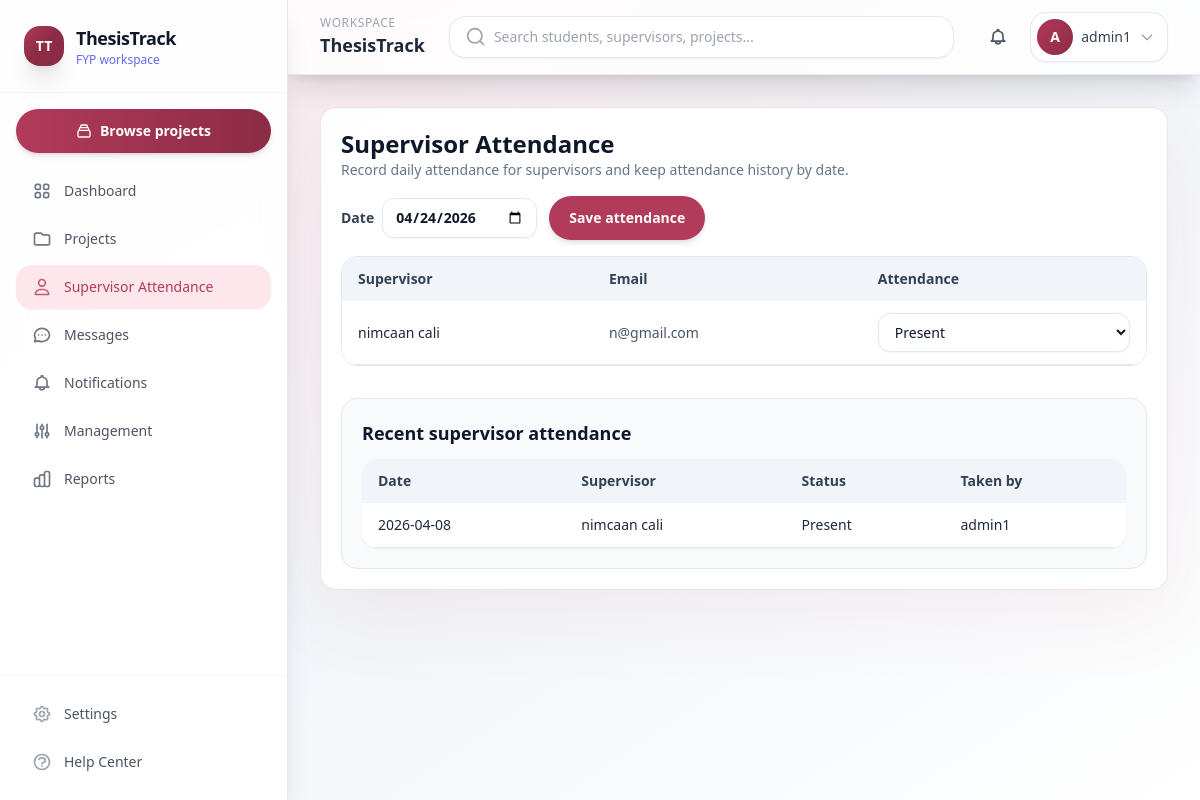
The app's page /projects/admin/attendance/ (signed in) with its own data.
### users/models.py (models this page shows, shortened)
class User(AbstractUser):
    class Role(models.TextChoices):
        ADMIN = "ADMIN", "Admin"
        SUPERVISOR = "SUPERVISOR", "Supervisor"
        STUDENT = "STUDENT", "Student"
    role = models.CharField(
        max_length=20,
        choices=Role.choices,
        default=Role.STUDENT,
    )

### projects/models.py (models this page shows, shortened)
class Attendance(models.Model):
    class Status(models.TextChoices):
        PRESENT = "PRESENT", "Present"
        ABSENT = "ABSENT", "Absent"
    user = models.ForeignKey(
        settings.AUTH_USER_MODEL,
        null=True,
        blank=True,
        on_delete=models.CASCADE,
        related_name="attendances",
    )
    group_member = models.ForeignKey(
        "GroupMember",
        null=True,
        blank=True,
        on_delete=models.CASCADE,
        related_name="attendances",
    )
    taken_by = models.ForeignKey(
        settings.AUTH_USER_MODEL,
        on_delete=models.CASCADE,
        related_name="attendance_records",
    )
    date = models.DateField()
    status = models.CharField(
        max_length=20,
        choices=Status.choices,
        default=Status.PRESENT,
    )
    created_at = models.DateTimeField(auto_now_add=True)
    updated_at = models.DateTimeField(auto_now=True)
    class Meta:
        unique_together = [("user", "date"), ("group_member", "date")]
        ordering = ["-date"]

### projects/views.py (the view, shortened to what this page needs)
# urls.py: path("admin/attendance/", AdminSupervisorAttendanceView.as_view(), name="admin-attendance"),
class AdminSupervisorAttendanceView(AdminRequiredMixin, TemplateView):
    template_name = "projects/admin_attendance.html"
    def _get_date(self):
        date_value = self.request.POST.get("date") or self.request.GET.get("date")
        if not date_value:
            return date.today()
        try:
            return date.fromisoformat(date_value)
        except ValueError:
            return date.today()
    def _attendance_by_user(self, attendance_date, users):
        attendances = Attendance.objects.filter(date=attendance_date, user__in=users).select_related("user")
        return {attendance.user_id: attendance for attendance in attendances}
    def get_context_data(self, **kwargs):
        context = super().get_context_data(**kwargs)
        attendance_date = self._get_date()
        supervisors = User.objects.filter(role=User.Role.SUPERVISOR).order_by("username")
        attendance_by_user = self._attendance_by_user(attendance_date, supervisors)
        context["attendance_date"] = attendance_date
        context["attendance_rows"] = [
            {"supervisor": supervisor, "attendance": attendance_by_user.get(supervisor.id)}
            for supervisor in supervisors
        ]
        context["recent_attendances"] = Attendance.objects.filter(
            user__role=User.Role.SUPERVISOR
        ).select_related("user", "taken_by").order_by("-date", "user__username")[:20]
        return context

### users/context_processors.py (called while the page is built)
def unread_notification_count(request):
    user = getattr(request, "user", None)
    if not user or not user.is_authenticated:
        return {"unread_notification_count": 0}
    from projects.models import Notification
    return {
        "unread_notification_count": Notification.objects.filter(user=user, is_read=False).count()
        if user.role in {User.Role.ADMIN, User.Role.SUPERVISOR, User.Role.STUDENT}
        else 0
    }

def unread_notification_preview(request):
    user = getattr(request, "user", None)
    if not user or not user.is_authenticated:
        return {"unread_notifications_nav": []}
    unread_qs = Notification.objects.filter(user=user, is_read=False).order_by("-created_at")[:5]
    return {"unread_notifications_nav": unread_qs}

### users/mixins.py (called while the page is built)
    def test_func(self):
        return self.request.user.role in self.allowed_roles or self.request.user.is_superuser

### templates/projects/admin_attendance.html (shortened to what this page needs)
{% extends "base.html" %}
{% block content %}
<div class="rounded-2xl bg-white/95 p-5 soft-card">
    <div class="mb-4 flex flex-col gap-2 sm:flex-row sm:items-end sm:justify-between">
        <div>
            <h2 class="text-2xl font-bold text-slate-900">Supervisor Attendance</h2>
            <p class="text-sm text-slate-500">Record daily attendance for supervisors and keep attendance history by date.</p>
        </div>
    </div>
    <form method="post">
        <div class="mb-4 flex flex-col gap-3 sm:flex-row sm:items-center">
            <label class="flex items-center gap-2 text-sm font-semibold text-slate-700">
                <span>Date</span>
                <input type="date" name="date" value="{{ attendance_date|date:'Y-m-d' }}" class="rounded-xl border border-slate-200 bg-white px-3 py-2 text-sm text-slate-900 shadow-sm focus:border-indigo-500 focus:outline-none focus:ring-2 focus:ring-indigo-100" />
            </label>
            <button type="submit" class="inline-flex items-center justify-center rounded-full bg-indigo-600 px-5 py-3 text-sm font-semibold text-white shadow-md transition hover:bg-indigo-700">
                Save attendance
            </button>
        </div>
        <div class="overflow-x-auto rounded-2xl border border-slate-200">
            <table class="min-w-full text-sm">
                <thead class="bg-slate-100 text-slate-700">
                    <tr>
                        <th class="px-4 py-3 text-left">Supervisor</th>
                        <th class="px-4 py-3 text-left">Email</th>
                        <th class="px-4 py-3 text-left">Attendance</th>
                    </tr>
                </thead>
                <tbody>
                    {% for row in attendance_rows %}
                        <tr class="border-b odd:bg-white even:bg-slate-50 hover:bg-indigo-50">
                            <td class="px-4 py-3 font-medium">{{ row.supervisor.get_full_name|default:row.supervisor.username }}</td>
                            <td class="px-4 py-3 text-slate-600">{{ row.supervisor.email|default:'-' }}</td>
                            <td class="px-4 py-3">
                                <select name="status_{{ row.supervisor.id }}" class="w-full rounded-xl border border-slate-200 bg-white px-3 py-2 text-sm text-slate-900 shadow-sm focus:border-indigo-500 focus:outline-none focus:ring-2 focus:ring-indigo-100">
                                    <option value="PRESENT" {% if row.attendance and row.attendance.status == 'PRESENT' %}selected{% endif %}>Present</option>
                                </select>
                            </td>
                        </tr>
                    {% empty %}
                        <tr><td colspan="3" class="px-4 py-8 text-center text-slate-500">No supervisors found yet.</td></tr>
                    {% endfor %}
                </tbody>
            </table>
        </div>
    </form>
    <div class="mt-8 rounded-2xl border border-slate-200 bg-slate-50 p-5">
        <h3 class="text-lg font-semibold text-slate-900 mb-3">Recent supervisor attendance</h3>
        <div class="overflow-x-auto rounded-2xl bg-white shadow-sm">
            <table class="min-w-full text-sm">
                <thead class="bg-slate-100 text-slate-700">
                    <tr>
                        <th class="px-4 py-3 text-left">Date</th>
                        <th class="px-4 py-3 text-left">Supervisor</th>
                        <th class="px-4 py-3 text-left">Status</th>
                        <th class="px-4 py-3 text-left">Taken by</th>
                    </tr>
                </thead>
                <tbody>
                    {% for attendance in recent_attendances %}
                        <tr class="border-b odd:bg-white even:bg-slate-50 hover:bg-indigo-50">
                            <td class="px-4 py-3">{{ attendance.date|date:'Y-m-d' }}</td>
                            <td class="px-4 py-3">{{ attendance.user.get_full_name|default:attendance.user.username }}</td>
                            <td class="px-4 py-3">{{ attendance.get_status_display }}</td>
                            <td class="px-4 py-3">{{ attendance.taken_by.get_full_name|default:attendance.taken_by.username }}</td>
                        </tr>
                    {% empty %}
                        <tr><td colspan="4" class="px-4 py-8 text-center text-slate-500">No attendance records found yet.</td></tr>
                    {% endfor %}
                </tbody>
            </table>
        </div>
    </div>
</div>
{% endblock %}

### templates/partials/navbar.html (shortened to what this page needs)
<header class="sticky top-0 z-30 border-b border-gray-200/80 bg-white/80 shadow-xl backdrop-blur-md">
    <div class="flex flex-col gap-3 px-4 py-3 sm:flex-row sm:items-center sm:justify-between sm:gap-4 lg:px-8">
        <div class="flex items-center gap-3">
            <div class="hidden sm:block">
                <p class="text-xs font-medium uppercase tracking-wider text-gray-400">Workspace</p>
                <h1 class="text-lg font-semibold text-gray-800">ThesisTrack</h1>
            </div>
        </div>
        <div class="w-full flex-1 sm:max-w-xl sm:px-2 lg:max-w-2xl">
            <div
                id="navbarSearchRoot"
                data-search-url="{% url 'projects:search' %}"
                data-search-ajax-url="{% url 'projects:search-ajax' %}"
                class="w-full"
            >
                <form method="get" action="{% url 'projects:search' %}" class="w-full">
                    <div class="relative">
                        <div class="flex items-center gap-2 rounded-2xl border border-gray-200 bg-white px-4 py-2.5 shadow-sm transition-all duration-200 focus-within:border-indigo-300 focus-within:ring-2 focus-within:ring-indigo-500/20">
                            <svg class="h-5 w-5 shrink-0 text-gray-400" fill="none" stroke="currentColor" viewBox="0 0 24 24">
                                <path stroke-linecap="round" stroke-linejoin="round" stroke-width="2" d="M21 21l-4.35-4.35m0 0A7.5 7.5 0 104.5 4.5a7.5 7.5 0 0012.15 12.15z"></path>
                            </svg>
                            <input
                                id="navbarSearchInput"
                                type="text"
                                name="q"
                                placeholder="Search students, supervisors, projects..."
                                autocomplete="off"
                                spellcheck="false"
                                class="w-full bg-transparent text-sm text-gray-600 outline-none placeholder:text-gray-400"
                                value="{{ request.GET.q|default_if_none:'' }}"
                            />
                        </div>
                    </div>
                </form>
            </div>
        </div>
        <div class="flex items-center justify-end gap-2 sm:gap-3">
            <div class="relative">
                <button
                    id="notifToggle"
                    type="button"
                    aria-haspopup="menu"
                    aria-expanded="false"
                    aria-controls="notifMenu"
                    class="relative rounded-2xl p-2.5 text-gray-600 transition-all duration-200 hover:bg-gray-100 hover:shadow-md"
                    onclick="toggleNotificationsMenu()"
                >
                </button>
            </div>
            <div class="relative">
                <button
                    type="button"
                    id="userMenuToggle"
                    onclick="toggleUserMenu()"
                    class="flex items-center gap-2 rounded-2xl border border-gray-200 bg-white py-1.5 pl-1.5 pr-3 shadow-sm transition-all duration-200 hover:border-indigo-200 hover:shadow-md"
                    aria-expanded="false"
                    aria-controls="userMenu"
                >
                    <span class="flex h-9 w-9 items-center justify-center rounded-full bg-gradient-to-br from-indigo-500 to-purple-600 text-sm font-bold text-white shadow-inner">
                        {{ user.username|slice:":1"|upper }}
                    </span>
                    <span class="hidden max-w-[7rem] truncate text-left text-sm font-medium text-gray-700 sm:block">{{ user.username }}</span>
                    <svg class="hidden h-4 w-4 text-gray-400 sm:block" fill="none" stroke="currentColor" viewBox="0 0 24 24"><path stroke-linecap="round" stroke-linejoin="round" stroke-width="2" d="M19 9l-7 7-7-7"/></svg>
                </button>
            </div>
        </div>
    </div>
</header>

### templates/base.html (style rules this page uses)
:root { --brand-50: #fde7ec; --brand-100: #f9d0da; --brand-200: #f4b0c3; --brand-300: #ee89a6; --brand-400: #e85f8b; --brand-500: #B23A5B; --brand-600: #8c2b45; --brand-700: #6d2138; --brand-800: #4c1628; --brand-900: #33101d; }
body { background: linear-gradient(135deg, var(--brand-50) 0%, #ffffff 45%, var(--brand-50) 100%); }
.soft-card { background: rgba(255, 255, 255, 0.95); border: 1px solid rgba(178, 58, 91, 0.15); box-shadow: 0 24px 80px rgba(178, 58, 91, 0.08); border-radius: 1.5rem; }
.bg-indigo-600 { background-color: var(--brand-500) !important; }
[class*="from-indigo-500"] { --tw-gradient-from: var(--brand-500) !important; }
[class*="to-purple-600"] { --tw-gradient-to: var(--brand-600) !important; }

### records on screen
User: username "A", username "admin1"
User: supervisor.get_full_name "nimcaan cali", supervisor.email "n@gmail.com", id "Present"
Attendance: date "2026-04-08", user.get_full_name "nimcaan cali", status "Present", taken_by.get_full_name "admin1"
